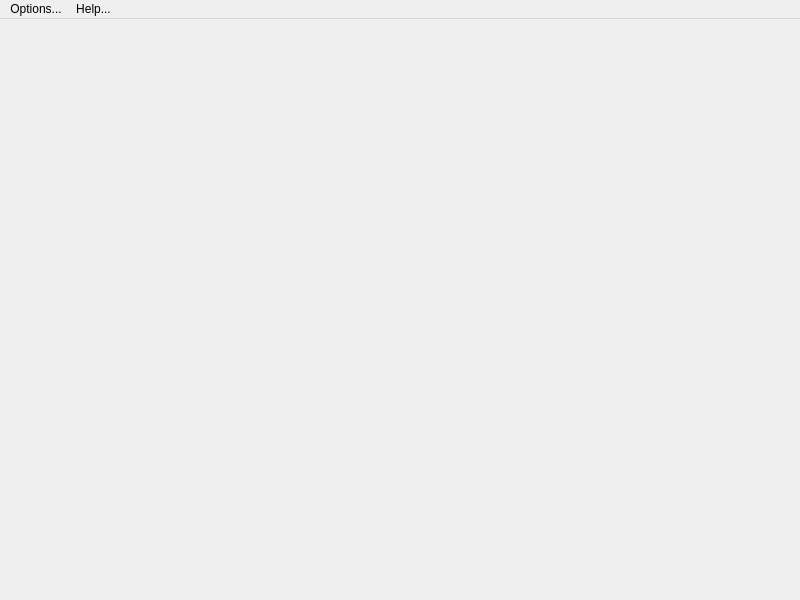
<?xml version="1.0" encoding="UTF-8"?>
<ui version="4.0">
 <class>MainWindow</class>
 <widget class="QMainWindow" name="MainWindow">
  <property name="geometry">
   <rect>
    <x>0</x>
    <y>0</y>
    <width>800</width>
    <height>600</height>
   </rect>
  </property>
  <property name="windowTitle">
   <string>CrownTracker</string>
  </property>
  <property name="windowIcon">
   <iconset>
    <activeon>:/icons/MHWilds_Icons/big_crown.png</activeon>
   </iconset>
  </property>
  <widget class="QWidget" name="centralwidget"/>
  <widget class="QMenuBar" name="menuBar">
   <property name="geometry">
    <rect>
     <x>0</x>
     <y>0</y>
     <width>800</width>
     <height>21</height>
    </rect>
   </property>
   <widget class="QMenu" name="menuOptions">
    <property name="title">
     <string>Options...</string>
    </property>
    <addaction name="actionReset_Crowns"/>
    <addaction name="separator"/>
    <addaction name="actionQuit"/>
   </widget>
   <widget class="QMenu" name="menuAbout">
    <property name="title">
     <string>Help...</string>
    </property>
    <addaction name="actionAbout"/>
   </widget>
   <addaction name="menuOptions"/>
   <addaction name="menuAbout"/>
  </widget>
  <action name="actionReset_Crowns">
   <property name="text">
    <string>Reset Crowns</string>
   </property>
   <property name="font">
    <font>
     <pointsize>10</pointsize>
    </font>
   </property>
  </action>
  <action name="actionQuit">
   <property name="text">
    <string>Quit</string>
   </property>
  </action>
  <action name="actionAbout">
   <property name="text">
    <string>About...</string>
   </property>
   <property name="font">
    <font>
     <pointsize>10</pointsize>
    </font>
   </property>
  </action>
 </widget>
 <resources/>
 <connections/>
</ui>
